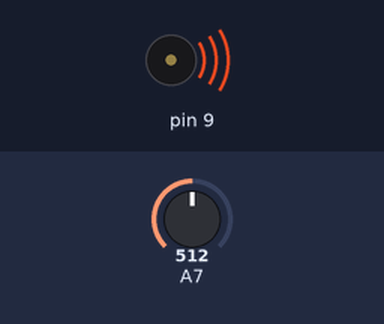
The sketch below on a simulated Arduino Nano, built with avr-gcc and run on an emulated ATmega328P. On the bench: buzzer (waves = sounding). The inputs (shaded band) are chosen by the test bench; at power-on: A7 = 512. What the sketch prints to the serial monitor is not drawn.

Above: at 0.1 s.
Timing chart, 0 to 1.6 s (numbered marks = the images above):
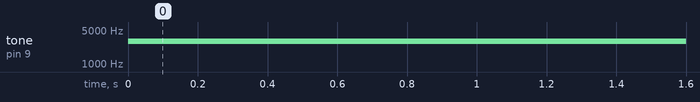

The sketch:

lesson6.ino
```cpp
void setup() {
  //Initialize serial and wait for port to open:
  Serial.begin(9600);
  while (!Serial) {
    ; // wait for serial port to connect. Needed for native USB port only
  }

}

void loop() {
  int i=analogRead(A7);
int j = map(i,100,800,40,5000);
tone(9,j);
Serial.print(i);
Serial.print("     ");
Serial.println(j);
}
```

Measured:
- by itself, tone on pin 9: silent → 2959 Hz at 0.00 s
